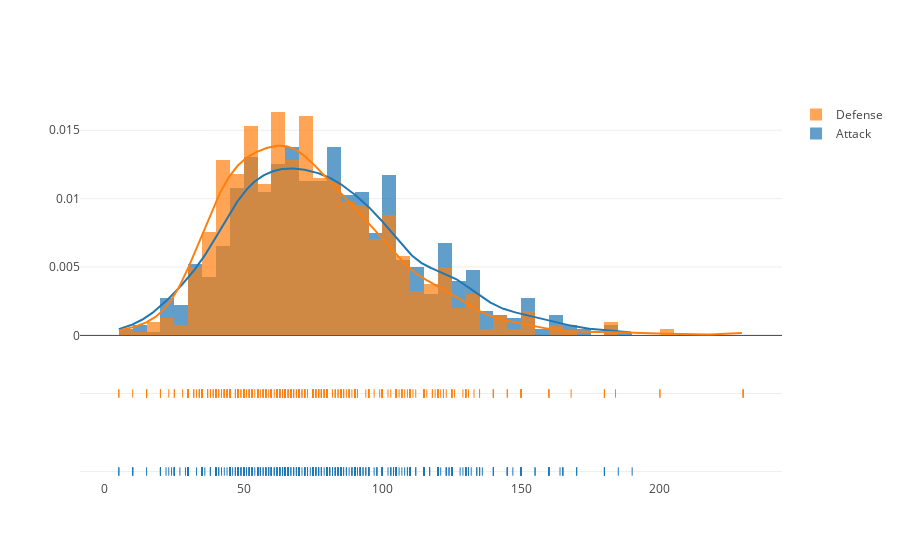

The code cell stored with this chart in its notebook:
### Markdown cell above
**1.3 Distplot of Attack and Defense**

### Code cell
hist_data = [df['Attack'],df['Defense']]
group_labels = ['Attack','Defense']

fig = ff.create_distplot(hist_data, group_labels, bin_size=5)
iplot(fig, filename='Distplot of attack and defense')

### Figure 1 — Plotly figure (JSON) as saved in the notebook; plotly's stock layout.template omitted (floating-point values rounded to 4 significant figures; data arrays with more than 128 entries replaced by an {"elided": "..."} marker saying what was removed)
{"data": [{"autobinx": false, "histnorm": "probability density", "legendgroup": "Attack", "marker": {"color": "rgb(31, 119, 180)"}, "name": "Attack", "opacity": 0.7, "type": "histogram", "x": {"elided": "800 int values"}, "xaxis": "x1", "xbins": {"end": 190.0, "size": 5, "start": 5.0}, "yaxis": "y1"}, {"autobinx": false, "histnorm": "probability density", "legendgroup": "Defense", "marker": {"color": "rgb(255, 127, 14)"}, "name": "Defense", "opacity": 0.7, "type": "histogram", "x": {"elided": "800 int values"}, "xaxis": "x1", "xbins": {"end": 230.0, "size": 5, "start": 5.0}, "yaxis": "y1"}, {"legendgroup": "Attack", "marker": {"color": "rgb(31, 119, 180)"}, "mode": "lines", "name": "Attack", "showlegend": false, "type": "scatter", "x": {"elided": "500 float values"}, "xaxis": "x1", "y": {"elided": "500 float values"}, "yaxis": "y1"}, {"legendgroup": "Defense", "marker": {"color": "rgb(255, 127, 14)"}, "mode": "lines", "name": "Defense", "showlegend": false, "type": "scatter", "x": {"elided": "500 float values"}, "xaxis": "x1", "y": {"elided": "500 float values"}, "yaxis": "y1"}, {"legendgroup": "Attack", "marker": {"color": "rgb(31, 119, 180)", "symbol": "line-ns-open"}, "mode": "markers", "name": "Attack", "showlegend": false, "text": null, "type": "scatter", "x": {"elided": "800 int values"}, "xaxis": "x1", "y": {"elided": "800 str values"}, "yaxis": "y2"}, {"legendgroup": "Defense", "marker": {"color": "rgb(255, 127, 14)", "symbol": "line-ns-open"}, "mode": "markers", "name": "Defense", "showlegend": false, "text": null, "type": "scatter", "x": {"elided": "800 int values"}, "xaxis": "x1", "y": {"elided": "800 str values"}, "yaxis": "y2"}], "layout": {"barmode": "overlay", "hovermode": "closest", "legend": {"traceorder": "reversed"}, "xaxis1": {"anchor": "y2", "domain": [0.0, 1.0], "zeroline": false}, "yaxis1": {"anchor": "free", "domain": [0.35, 1], "position": 0.0}, "yaxis2": {"anchor": "x1", "domain": [0, 0.25], "dtick": 1, "showticklabels": false}}}
